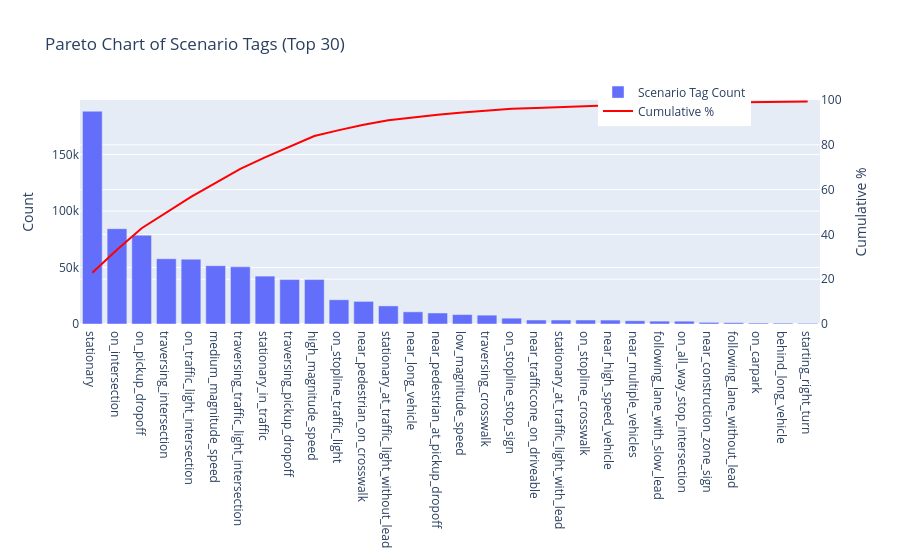

The code cell stored with this chart in its notebook:
### Code cell
df['cumulative_percentage_of_total_scenario_frames'] = 100 * df['scenario_count'].cumsum() / df['scenario_count'].sum()

df_top = df.head(30)

fig = go.Figure()
fig.add_trace(go.Bar(
    x=df_top['scenario_tag'],
    y=df_top['scenario_count'],
    name='Scenario Tag Count'
))
fig.add_trace(go.Scatter(
    x=df_top['scenario_tag'],
    y=df_top['cumulative_percentage_of_total_scenario_frames'],
    name='Cumulative %',
    yaxis='y2',
    line=dict(color='red', width=2)
))
fig.update_layout(
    title='Pareto Chart of Scenario Tags (Top 30)',
    yaxis=dict(title='Count'),
    yaxis2=dict(
        title='Cumulative %',
        overlaying='y',
        side='right',
        range=[0, 100]
    ),
    legend=dict(x=0.7, y=1.1),
)
fig.show()

### Figure 1 — Plotly figure (JSON) as saved in the notebook; plotly's stock layout.template omitted (floating-point values rounded to 4 significant figures)
{"data": [{"name": "Scenario Tag Count", "type": "bar", "x": ["stationary", "on_intersection", "on_pickup_dropoff", "traversing_intersection", "on_traffic_light_intersection", "medium_magnitude_speed", "traversing_traffic_light_intersection", "stationary_in_traffic", "traversing_pickup_dropoff", "high_magnitude_speed", "on_stopline_traffic_light", "near_pedestrian_on_crosswalk", "stationary_at_traffic_light_without_lead", "near_long_vehicle", "near_pedestrian_at_pickup_dropoff", "low_magnitude_speed", "traversing_crosswalk", "on_stopline_stop_sign", "near_trafficcone_on_driveable", "stationary_at_traffic_light_with_lead", "on_stopline_crosswalk", "near_high_speed_vehicle", "near_multiple_vehicles", "following_lane_with_slow_lead", "on_all_way_stop_intersection", "near_construction_zone_sign", "following_lane_without_lead", "on_carpark", "behind_long_vehicle", "starting_right_turn"], "y": [188367, 84376, 78646, 57786, 57415, 51613, 50622, 42400, 39330, 39329, 21460, 20010, 16020, 10782, 9765, 8344, 7855, 5161, 3543, 3532, 3519, 3476, 2860, 2555, 2485, 1457, 1190, 850, 781, 604]}, {"line": {"color": "red", "width": 2}, "name": "Cumulative %", "type": "scatter", "x": ["stationary", "on_intersection", "on_pickup_dropoff", "traversing_intersection", "on_traffic_light_intersection", "medium_magnitude_speed", "traversing_traffic_light_intersection", "stationary_in_traffic", "traversing_pickup_dropoff", "high_magnitude_speed", "on_stopline_traffic_light", "near_pedestrian_on_crosswalk", "stationary_at_traffic_light_without_lead", "near_long_vehicle", "near_pedestrian_at_pickup_dropoff", "low_magnitude_speed", "traversing_crosswalk", "on_stopline_stop_sign", "near_trafficcone_on_driveable", "stationary_at_traffic_light_with_lead", "on_stopline_crosswalk", "near_high_speed_vehicle", "near_multiple_vehicles", "following_lane_with_slow_lead", "on_all_way_stop_intersection", "near_construction_zone_sign", "following_lane_without_lead", "on_carpark", "behind_long_vehicle", "starting_right_turn"], "y": [22.92, 33.19, 42.76, 49.79, 56.77, 63.05, 69.21, 74.37, 79.16, 83.94, 86.56, 88.99, 90.94, 92.25, 93.44, 94.46, 95.41, 96.04, 96.47, 96.9, 97.33, 97.75, 98.1, 98.41, 98.71, 98.89, 99.03, 99.14, 99.23, 99.31], "yaxis": "y2"}], "layout": {"legend": {"x": 0.7, "y": 1.1}, "title": {"text": "Pareto Chart of Scenario Tags (Top 30)"}, "yaxis": {"title": {"text": "Count"}}, "yaxis2": {"overlaying": "y", "range": [0, 100], "side": "right", "title": {"text": "Cumulative %"}}}}
